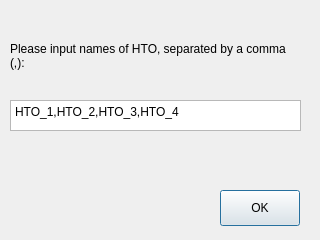
<?xml version="1.0" encoding="UTF-8"?>
<ui version="4.0">
 <class>HtoDialog</class>
 <widget class="QDialog" name="HtoDialog">
  <property name="geometry">
   <rect>
    <x>0</x>
    <y>0</y>
    <width>320</width>
    <height>240</height>
   </rect>
  </property>
  <property name="windowTitle">
   <string>Options</string>
  </property>
  <widget class="QPlainTextEdit" name="hto_array">
   <property name="geometry">
    <rect>
     <x>10</x>
     <y>100</y>
     <width>291</width>
     <height>31</height>
    </rect>
   </property>
   <property name="toolTip">
    <string>HTO_1,HTO_2,HTO_3,HTO_4</string>
   </property>
   <property name="verticalScrollBarPolicy">
    <enum>Qt::ScrollBarAlwaysOff</enum>
   </property>
   <property name="horizontalScrollBarPolicy">
    <enum>Qt::ScrollBarAlwaysOff</enum>
   </property>
   <property name="lineWrapMode">
    <enum>QPlainTextEdit::NoWrap</enum>
   </property>
   <property name="plainText">
    <string>HTO_1,HTO_2,HTO_3,HTO_4</string>
   </property>
   <property name="placeholderText">
    <string/>
   </property>
  </widget>
  <widget class="QLabel" name="label">
   <property name="geometry">
    <rect>
     <x>10</x>
     <y>30</y>
     <width>291</width>
     <height>51</height>
    </rect>
   </property>
   <property name="text">
    <string>Please input names of HTO, separated by a comma (,):</string>
   </property>
   <property name="wordWrap">
    <bool>true</bool>
   </property>
  </widget>
  <widget class="QPushButton" name="OK">
   <property name="geometry">
    <rect>
     <x>220</x>
     <y>190</y>
     <width>80</width>
     <height>36</height>
    </rect>
   </property>
   <property name="sizePolicy">
    <sizepolicy hsizetype="Minimum" vsizetype="Expanding">
     <horstretch>0</horstretch>
     <verstretch>0</verstretch>
    </sizepolicy>
   </property>
   <property name="text">
    <string>OK</string>
   </property>
  </widget>
 </widget>
 <resources/>
 <connections/>
</ui>
